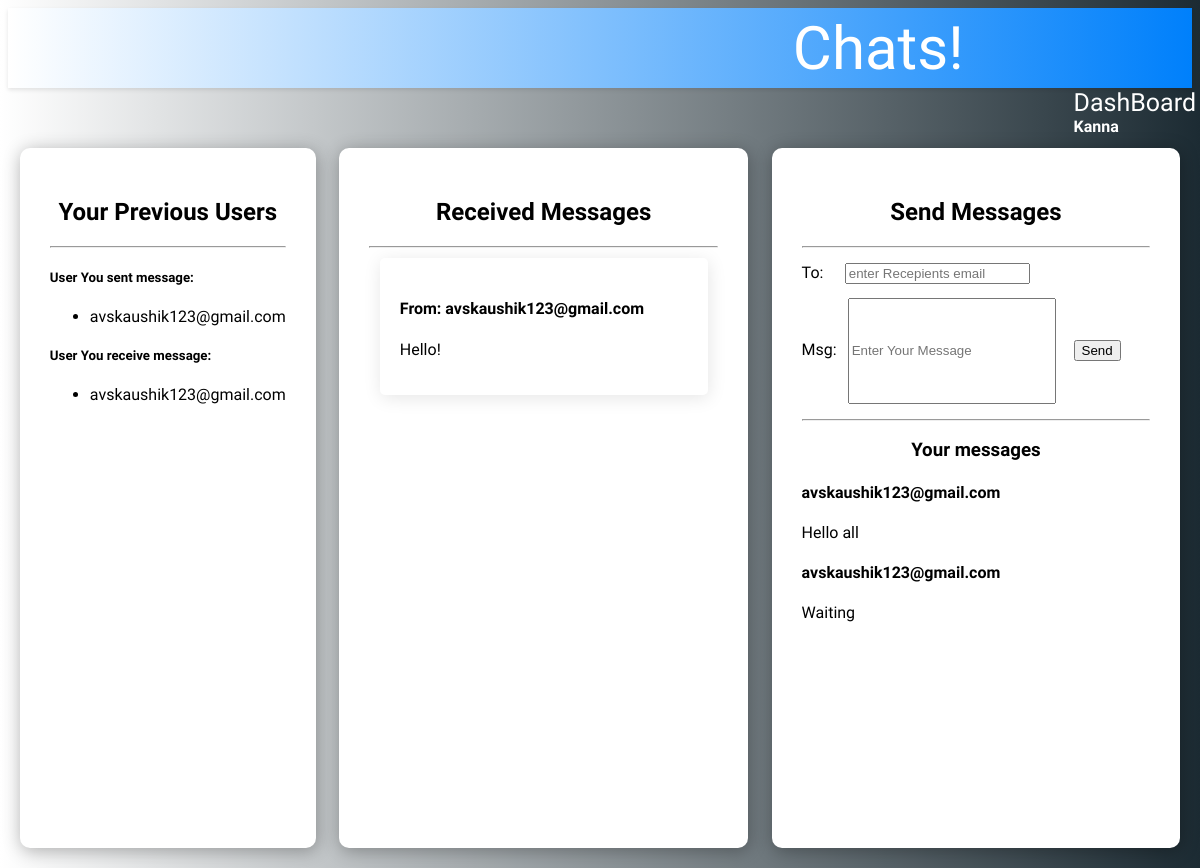
Screenshot of /chat.php (signed in) with the database file from the repository.
### tables this page shows
CREATE TABLE `chats` (
  `send` varchar(100) NOT NULL,
  `receive` varchar(100) NOT NULL,
  `msg` varchar(1000) NOT NULL
);

### chat.php (the view, shortened to what this page needs)
<?php
$host='localhost';
$username = 'root';
$password = '';
$dbname='kaushik';
$conn=mysqli_connect($host,$username,$password,$dbname);
?>
<!DOCTYPE html>
<html lang="en">
<head>
</head>
<body>
    <div id="chat">
    <span id="ok">Chats!</span></div>
    <span style="margin-left:90%;font-size:25px;"><a style="text-decoration:none; color: white;" href="dash.php">DashBoard</a></span>
    <span style="margin-left:90%; color:white;"><b><?php echo $_SESSION["uname"];?></b></span>
    <div class="container">
        <div class="box box1">
            <h2 align="center">Your Previous Users</h2>
            <hr>
            <h5>User You sent message:</h5>
            <ul>
                <?php
                $me=$_SESSION["email"];
                $rows=mysqli_query($conn,"SELECT DISTINCT(receive) from chats WHERE send='$me'");
                while($row=mysqli_fetch_array($rows))
                {
                    $nms=$row["receive"];
                ?>
                <li><?php echo $nms;?></li>
                <?php
                }
                ?>
            </ul>
            <h5>User You receive message:</h5>
            <ul>
                <?php
                $me=$_SESSION["email"];
                $rows=mysqli_query($conn,"SELECT DISTINCT(send) from chats WHERE receive='$me'");
                while($row=mysqli_fetch_array($rows))
                {
                    $nms=$row["send"];
                ?>
                <li><?php echo $nms;?></li>
                <?php
                }
                ?>
            </ul>
        </div>
        <div class="box box2">
        <h2 align="center">Received Messages</h2>
            <hr>
            <?php
            $me=$_SESSION["email"];
            $rows=mysqli_query($conn,"SELECT * from chats WHERE receive='$me'");
            while($row=mysqli_fetch_array($rows))
            {
            ?>
            <div id="new">
            <h4 align="left"><b>From: <?php echo $row["send"];?></b></h4>
            <p ><?php echo $row["msg"];?></p>
            </div>
            <?php
            }
            ?>
        </div>
        <div class="box box3">
        <h2 align="center">Send Messages</h2>
            <hr>
            <form action="" method="post">
                <label for="">To:</label>
                <input name="un" style="margin-left:5%;" type="email" placeholder="enter Recepients email" required>
                <br>
                <label for="">Msg:</label>
                <input name="ms" id="in" type="text" placeholder="Enter Your Message" required>
                <input type="submit" name="submit" value="Send">
            </form>
            <hr>
            <h3 align="center">Your messages</h3>
            <?php
            $me=$_SESSION["email"];
            $rows=mysqli_query($conn,"SELECT * from chats WHERE send='$me'");
            while($row=mysqli_fetch_array($rows))
            {
            ?>
            <h4><b><?php echo $row["receive"];?></b></h4>
                <p><?php echo $row["msg"];?></p>
            <?php
            }
            ?>
        </div>
    </div>
</body>
</html>

### chat.php (style rules this page uses)
body { font-family: 'Saira Condensed', sans-serif; background-image:linear-gradient(to right,white,#1C2B33) ; }
.container { display:flex; flex-direction:row; flex-wrap:wrap; }
.box { min-height:80vh; margin:1%; padding:30px; box-shadow:1px 3px 18px rgb(0,0,0,0.3); border-radius:10px; }
.box1 { flex:2; background-color: white; }
.box2 { flex:4; background-color: white; }
.box3 { flex:4; background-color: white; }
#ok { text-align:center; font-size:60px; margin-left:47%; color: white; }
#in { width:200px; height:100px; }
input { margin:2%; }
#new { margin:3%; padding:20px; border-radius:5px; box-shadow:1px 3px 18px rgba(0,0,0,0.1); }
#chat { text-align:center; font-size:60px; margin-left:47%; color: black; box-shadow: 10px; background-image: linear-gradient(to right,white,#0080FB); height: 80px; display: flex; justify-content: center; align-items: center; padding: 0 0px; box-shadow: 0 2px 4px rgba(0, 0, 0, 0.1); margin-top: -1%; margin-left: -2 %; margin: 0%; }

### rows the page displays
chats: send "avskaushik123@gmail.com", msg "Hello!"
chats: receive "avskaushik123@gmail.com", msg "Hello all"
chats: receive "avskaushik123@gmail.com", msg "Waiting"

### other values shown
$_SESSION["uname"] "Kanna"
$nms "avskaushik123@gmail.com"
